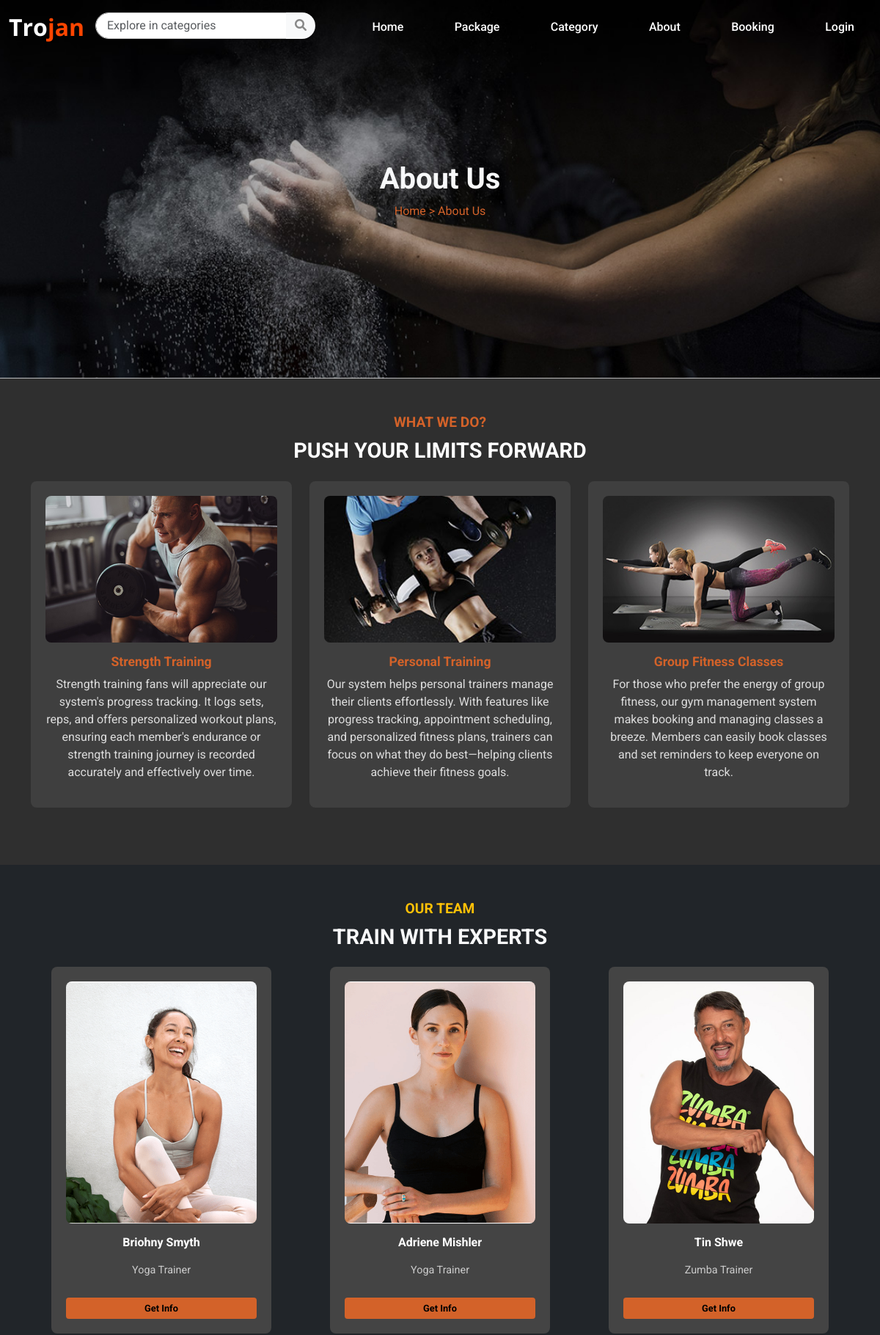
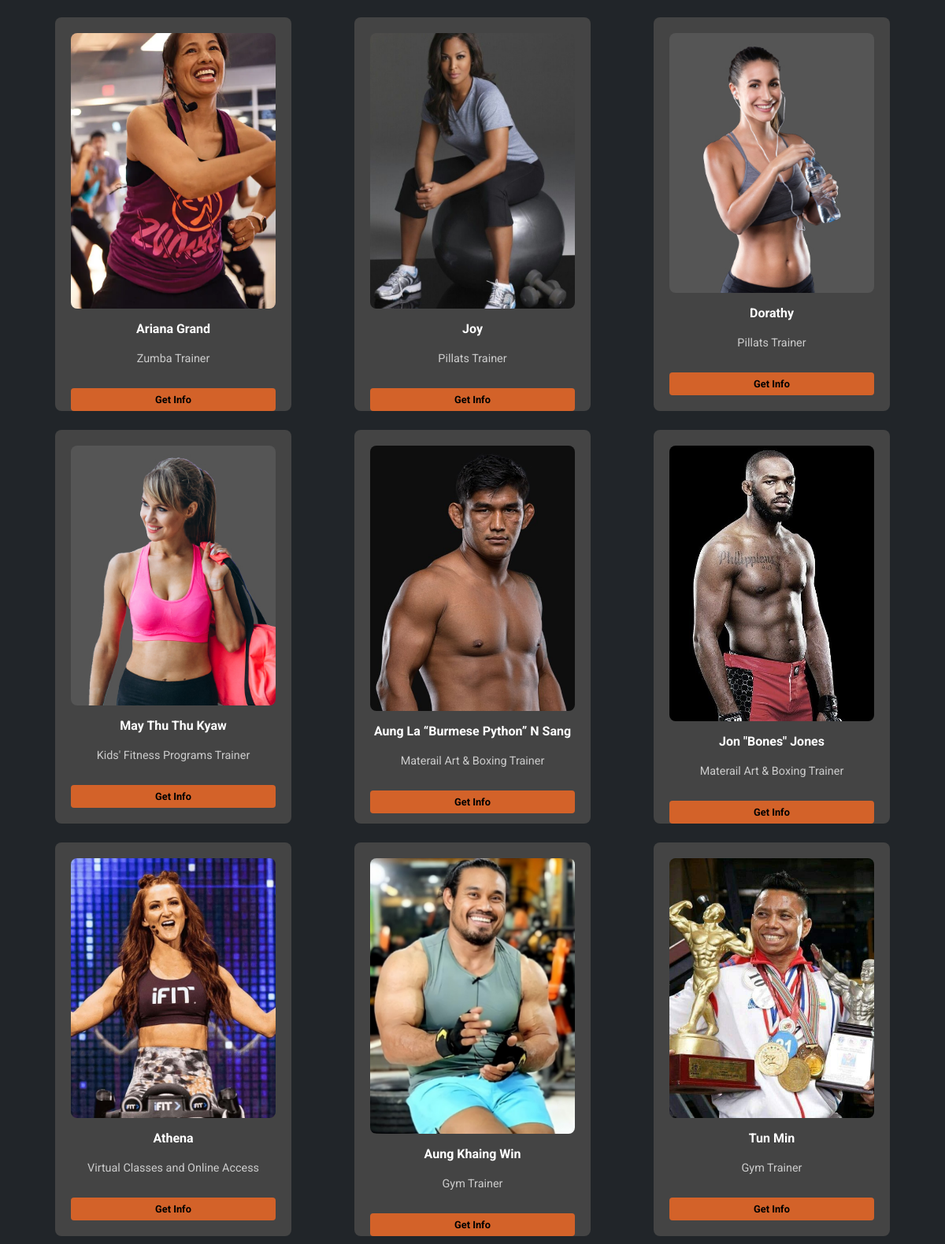
/about (upper part), run on the app's committed database (2 pictures, top to bottom).
### tables this page shows
CREATE TABLE "trainers" (
	"trainerid"	INTEGER,
	"age"	INTEGER NOT NULL,
	"weight"	DECIMAL(5, 2) NOT NULL,
	"height"	DECIMAL(5, 2) NOT NULL,
	"occupation"	VARCHAR(255) NOT NULL,
	"description"	TEXT,
	"photo"	VARCHAR(255),
	"trainername"	VARCHAR(255) NOT NULL, "max_capacity" INTEGER DEFAULT 5, categoryid INTEGER,
	PRIMARY KEY("trainerid" AUTOINCREMENT)
);

### app.py (the view)
@app.route('/about')
def about():
    connection = sqlite3.connect('Trojan.db')
    cursor = connection.cursor()
    cursor.execute("SELECT trainername, occupation, photo, trainerid FROM trainers")
    trainers = cursor.fetchall()
    connection.close()
    uid = session.get('userid')
    return render_template('about.html', trainers=trainers, uid=uid)

### templates/about.html (shortened to what this page needs)
{% extends "base.html" %}  {% block content %}
<link href="/static/css/about.css" rel="stylesheet" />
<section class="header-section text-center text-light">
  <div class="container">
    <h1>About Us</h1>
    <p>Home &gt; About Us</p>
  </div>
</section>
<section class="what-we-offer text-center py-5">
  <div class="container">
    <h2 class="section-title">What we do?</h2>
    <h3 class="mb-4">PUSH YOUR LIMITS FORWARD</h3>
    <div class="row">
      <div class="col-md-4">
        <div class="offer-box">
          <img
            src="/static/photos/class-4.jpg"
            alt="Strength Training"
            class="img-fluid"
          />
          <h5 class="mt-3">Strength Training</h5>
          <p>
            Strength training fans will appreciate our system's progress
            tracking. It logs sets, reps, and offers personalized workout plans,
            ensuring each member's endurance or strength training journey is
            recorded accurately and effectively over time.
          </p>
        </div>
      </div>
      <div class="col-md-4">
        <div class="offer-box">
          <img
            src="/static/photos/services-3.jpg"
            alt="Personal Training"
            class="img-fluid"
          />
          <h5 class="mt-3">Personal Training</h5>
          <p>
            Our system helps personal trainers manage their clients
            effortlessly. With features like progress tracking, appointment
            scheduling, and personalized fitness plans, trainers can focus on
            what they do best—helping clients achieve their fitness goals.
          </p>
        </div>
      </div>
      <div class="col-md-4">
        <div class="offer-box">
          <img
            src="/static/photos/blog-3.jpg"
            alt="Group Classes"
            class="img-fluid"
          />
          <h5 class="mt-3">Group Fitness Classes</h5>
          <p>
            For those who prefer the energy of group fitness, our gym management
            system makes booking and managing classes a breeze. Members can
            easily book classes and set reminders to keep everyone on track.
          </p>
        </div>
      </div>
    </div>
  </div>
</section>
<section class="our-team py-5 bg-dark text-light">
  <div class="container">
    <h2 class="section-title text-center text-warning">Our Team</h2>
    <h3 class="text-center mb-4">TRAIN WITH EXPERTS</h3>
    <div class="row">
      {% for trainer in trainers %}
      <div class="col-lg-4 col-md-6 mb-4">
        <div class="team-member text-center">
          <img
            src="{{ url_for('static', filename='photos/' ~ trainer[2]) }}"
            alt="{{ trainer[0] }}"
            class="team-photo"
          />
          <h5 class="mt-3">{{ trainer[0] }}</h5>
          <p>{{ trainer[1] }}</p>
          <a
            href="{{ url_for('trainer_profile', trainer_id=trainer[3]) }}"
            class="btn btn-warning btn-sm"
            >Get Info</a
          >
        </div>
      </div>
      {% endfor %}
    </div>
  </div>
</section>
{% endblock %}

### static/css/base.css (style rules this page uses)
body { margin: 0; padding: 0; font-family: "Roboto", sans-serif; }
a { text-decoration: none; }

### static/css/about.css (style rules this page uses)
.header-section { background: url("/static/photos/hero-2.png") no-repeat center center/cover; padding: 200px 0; color: #ffffff; text-align: center; }
.header-section h1 { font-size: 2.5rem; font-weight: bold; margin-top: 20px; }
.header-section p { font-size: 1rem; color: #d36229; }
.what-we-offer { background-color: #2f2f2f; color: #ffffff; padding: 60px 0; }
.what-we-offer h2 { color: #d36229; font-size: 1.2rem; text-transform: uppercase; margin-bottom: 10px; }
.what-we-offer h3 { font-size: 1.8rem; font-weight: bold; margin-bottom: 40px; color: #ffffff; }
.offer-box { background: #3f3f3f; padding: 20px; border-radius: 8px; margin-bottom: 30px; color: #dddddd; transition: transform 0.3s ease; }
.offer-box img { border-radius: 8px; height: 200px; object-fit: cover; width: 100%; }
.offer-box h5 { font-size: 1.1rem; font-weight: bold; color: #d36229; }
.our-team { padding: 60px 0; background-color: #1d1d1d; color: #ffffff; }
.section-title { color: #d36229; font-size: 1.2rem; font-weight: bold; text-transform: uppercase; margin-bottom: 10px; }
.our-team h3 { font-size: 1.8rem; font-weight: bold; margin-bottom: 40px; }
.team-member { background-color: #444444; padding: 20px; border-radius: 8px; transition: transform 0.3s ease; text-align: center; width: 100%; max-width: 300px; margin: 0 auto; height: 500px; display: flex; flex-direction: column; justify-content: space-between; }
.team-member img { border-radius: 8px; width: 100%; height: 350px; object-fit: cover; }
.team-member h5 { font-size: 1rem; font-weight: bold; color: #ffffff; margin-top: 10px; }
.team-member p { font-size: 0.9rem; color: #cccccc; margin-top: 10px; }
.btn-warning { background-color: #d36229; border: none; color: black; font-size: 0.8rem; font-weight: bold; margin-top: 10px; padding: 5px 15px; border-radius: 4px; }

### data on the page
trainers: photo (picture), trainername "Briohny Smyth", occupation "Yoga Trainer"
trainers: photo+trainername (picture), trainername "Adriene Mishler", occupation "Yoga Trainer"
trainers: photo (picture), trainername "Tin Shwe", occupation "Zumba Trainer"
trainers: photo (picture), trainername "Ariana Grand", occupation "Zumba Trainer"
trainers: photo (picture), trainername "Joy", occupation "Pillats Trainer"
trainers: photo (picture), trainername "Dorathy", occupation "Pillats Trainer"
trainers: photo (picture), trainername "May Thu Thu Kyaw", occupation "Kids' Fitness Programs Trainer"
trainers: photo (picture), trainername "Aung La “Burmese Python” N Sang", occupation "Materail Art & Boxing Trainer"
trainers: photo (picture), trainername "Jon \"Bones\" Jones", occupation "Materail Art & Boxing Trainer"
trainers: photo (picture), trainername "Athena", occupation "Virtual Classes and Online Access"
trainers: photo (picture), trainername "Aung Khaing Win", occupation "Gym Trainer"
trainers: photo (picture), trainername "Tun Min", occupation "Gym Trainer"
